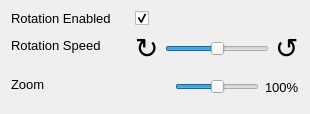
          <widget class="QWidget" name="previewSettingsPage">
           <layout class="QFormLayout" name="formLayout">
            <item row="4" column="0">
             <widget class="QLabel" name="label_32">
              <property name="minimumSize">
               <size>
                <width>118</width>
                <height>0</height>
               </size>
              </property>
              <property name="font">
               <font>
                <pointsize>10</pointsize>
               </font>
              </property>
              <property name="text">
               <string>Rotation Speed</string>
              </property>
             </widget>
            </item>
            <item row="0" column="0">
             <widget class="QLabel" name="label_38">
              <property name="font">
               <font>
                <pointsize>10</pointsize>
               </font>
              </property>
              <property name="text">
               <string>Rotation Enabled</string>
              </property>
             </widget>
            </item>
            <item row="0" column="1">
             <widget class="QCheckBox" name="previewRotationEnabledCheck">
              <property name="text">
               <string/>
              </property>
              <property name="checked">
               <bool>true</bool>
              </property>
             </widget>
            </item>
            <item row="4" column="1">
             <layout class="QHBoxLayout" name="horizontalLayout_9">
              <item>
               <widget class="QLabel" name="label_42">
                <property name="maximumSize">
                 <size>
                  <width>26</width>
                  <height>16777215</height>
                 </size>
                </property>
                <property name="font">
                 <font>
                  <pointsize>21</pointsize>
                 </font>
                </property>
                <property name="text">
                 <string>↻</string>
                </property>
               </widget>
              </item>
              <item>
               <widget class="QSlider" name="previewRotationSlider">
                <property name="maximumSize">
                 <size>
                  <width>250</width>
                  <height>16777215</height>
                 </size>
                </property>
                <property name="maximum">
                 <number>200</number>
                </property>
                <property name="value">
                 <number>100</number>
                </property>
                <property name="orientation">
                 <enum>Qt::Horizontal</enum>
                </property>
               </widget>
              </item>
              <item>
               <widget class="QLabel" name="label_43">
                <property name="maximumSize">
                 <size>
                  <width>26</width>
                  <height>16777215</height>
                 </size>
                </property>
                <property name="font">
                 <font>
                  <pointsize>21</pointsize>
                 </font>
                </property>
                <property name="text">
                 <string>↺</string>
                </property>
               </widget>
              </item>
             </layout>
            </item>
            <item row="5" column="0">
             <widget class="QLabel" name="label_46">
              <property name="font">
               <font>
                <pointsize>10</pointsize>
               </font>
              </property>
              <property name="text">
               <string>Zoom</string>
              </property>
             </widget>
            </item>
            <item row="5" column="1">
             <layout class="QHBoxLayout" name="horizontalLayout_12">
              <property name="spacing">
               <number>6</number>
              </property>
              <property name="leftMargin">
               <number>0</number>
              </property>
              <property name="topMargin">
               <number>6</number>
              </property>
              <property name="rightMargin">
               <number>0</number>
              </property>
              <property name="bottomMargin">
               <number>6</number>
              </property>
              <item>
               <spacer name="horizontalSpacer">
                <property name="orientation">
                 <enum>Qt::Horizontal</enum>
                </property>
                <property name="sizeType">
                 <enum>QSizePolicy::Fixed</enum>
                </property>
                <property name="sizeHint" stdset="0">
                 <size>
                  <width>40</width>
                  <height>20</height>
                 </size>
                </property>
               </spacer>
              </item>
              <item>
               <widget class="QSlider" name="previewZoomSlider">
                <property name="maximumSize">
                 <size>
                  <width>250</width>
                  <height>16777215</height>
                 </size>
                </property>
                <property name="font">
                 <font>
                  <pointsize>8</pointsize>
                 </font>
                </property>
                <property name="maximum">
                 <number>1000</number>
                </property>
                <property name="sliderPosition">
                 <number>500</number>
                </property>
                <property name="orientation">
                 <enum>Qt::Horizontal</enum>
                </property>
               </widget>
              </item>
              <item>
               <widget class="QLabel" name="previewZoomLabel">
                <property name="maximumSize">
                 <size>
                  <width>40</width>
                  <height>16777215</height>
                 </size>
                </property>
                <property name="font">
                 <font>
                  <pointsize>10</pointsize>
                 </font>
                </property>
                <property name="text">
                 <string>100%</string>
                </property>
               </widget>
              </item>
             </layout>
            </item>
           </layout>
          </widget>
